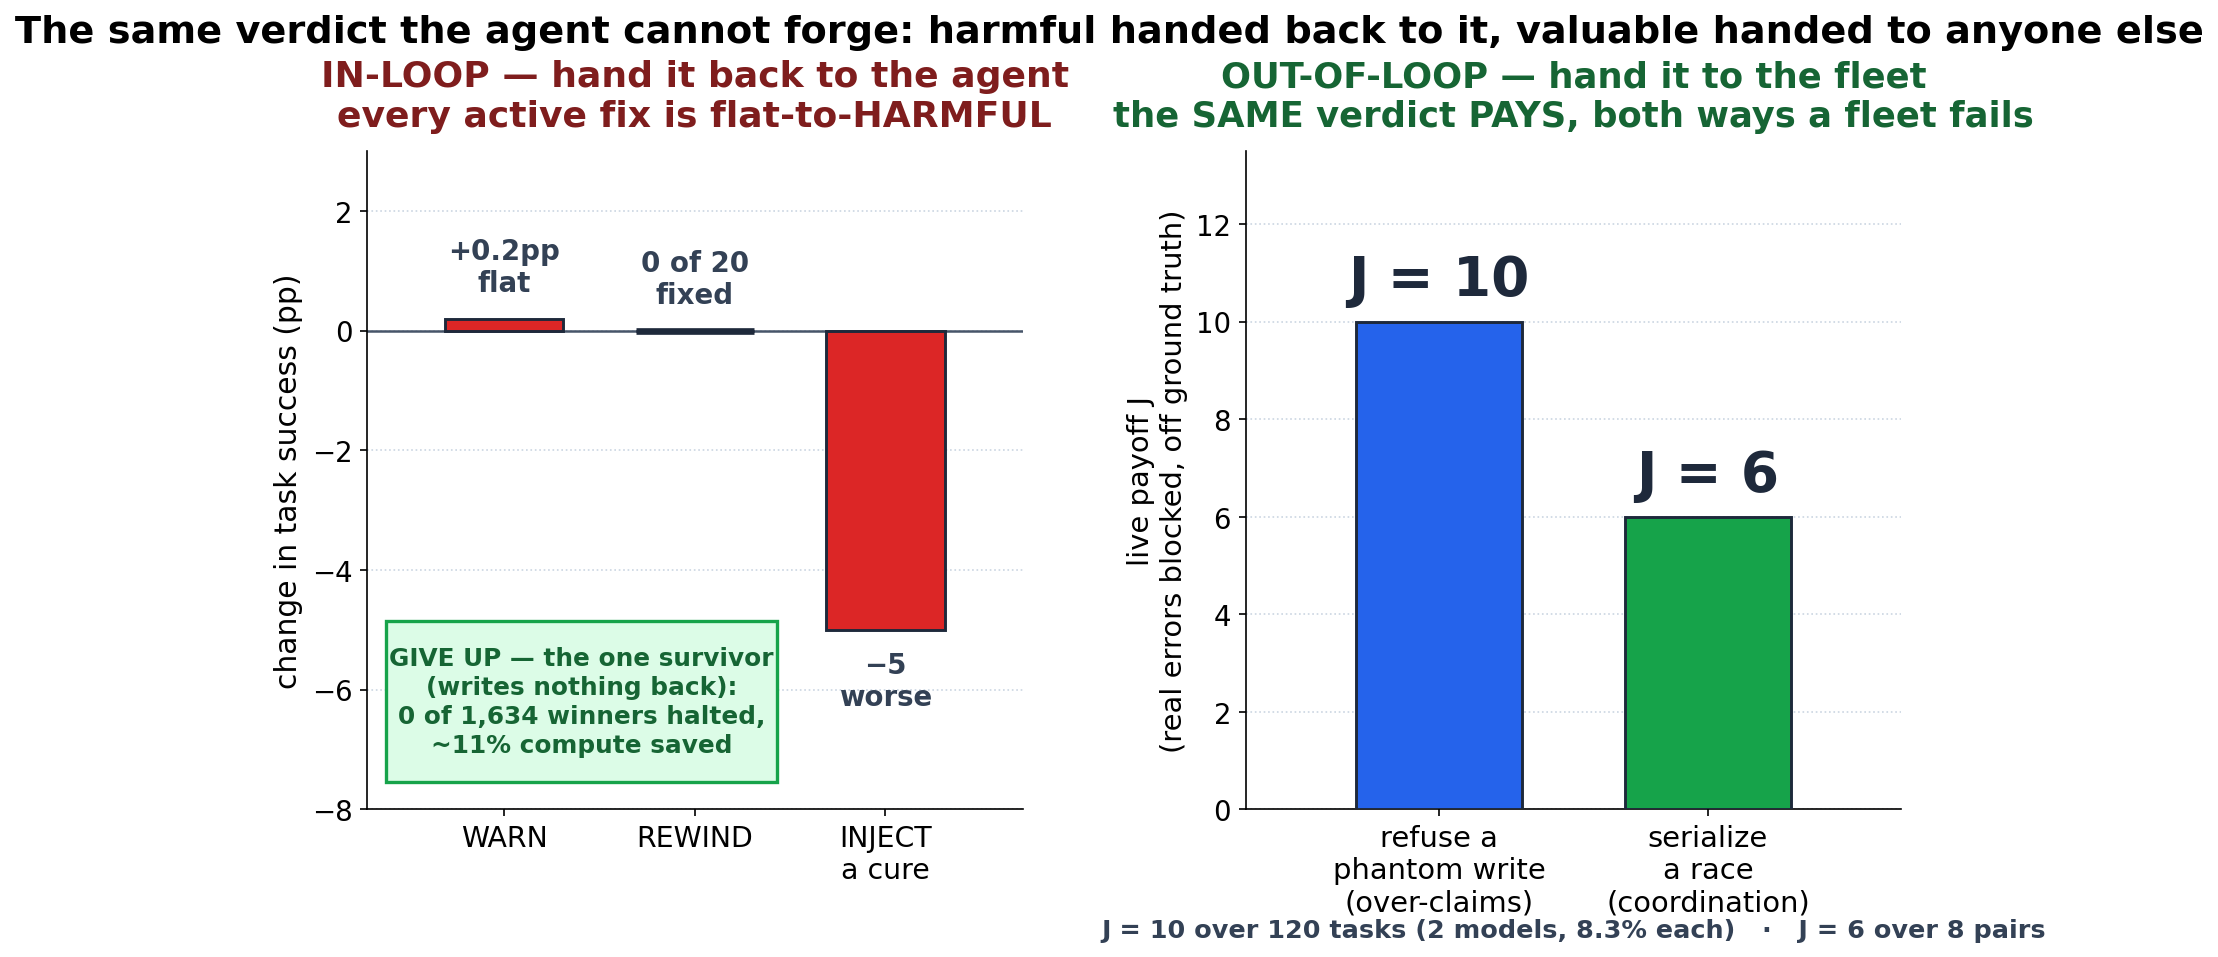

The Python source for this figure:
#!/usr/bin/env python
"""Figure 1 (hero): the paper's thesis in one picture — WHERE you spend the verdict.

The same byte-clean verdict (a check the agent cannot forge) is HARMFUL spent inside the
producing agent's loop and VALUABLE spent outside it. Two panels, one dividing idea:

  LEFT  — IN-LOOP: hand the verdict back to the agent that earned it. A measured bake-off
          of every active fix (warn / rewind / inject-a-cure) is flat-to-NEGATIVE, because
          injecting any turn disturbs runs that would have passed. The only in-loop action
          that survives is the NEGATIVE one — give up correctly (halts 0 winners, saves
          ~11% compute). [numbers: docs §4 bake-off / _VERIFIED_FACTS_2026-06-07.md]
  RIGHT — OUT-OF-LOOP: hand the SAME verdict to the rest of the fleet. It PAYS, in the two
          distinct ways a fleet fails: refuse a phantom write before a peer inherits it
          (over-claims, J=10 across two models, docs/228/232) and serialize a race so it
          can't clobber shared state (coordination, J=6, docs/233) — both off the
          environment's own ground truth.

DESIGN NOTE — readability over a 0.53x downscale, and three composition fixes over the
prior draft: (1) the REWIND bar is a genuine ZERO, so it gets an explicit flat zero-cap +
"0 of 20" tag rather than rendering as absent data; (2) the give-up survivor is drawn as
its own anchored callout (it is a DIFFERENT KIND of thing from the three red active fixes —
the one action that writes nothing), not a band floating in space; (3) the two panels are
tied by a center spine + a single "the SAME verdict →" hand-off label, so the eye reads one
idea split two ways. Base font 17 at a 13in source lands ~7-9pt on the page.

Every number is transcribed from the verified-facts files (docs/228/232/233 +
_VERIFIED_FACTS_2026-06-07.md). No number is invented here. Derived illustration; if a
facts file changes, regenerate.

    python paper/figs_src/hero_inloop_vs_outofloop.py    # writes the .png alongside
"""
from __future__ import annotations

from pathlib import Path

import matplotlib

matplotlib.use("Agg")
import matplotlib.pyplot as plt
from matplotlib.patches import Rectangle

OUT = Path(__file__).resolve().parent / "hero_inloop_vs_outofloop.png"

# --- IN-LOOP: the active-fix bake-off (every active fix flat-to-negative) --------------
# x-label, delta (pp of task success), result note
INLOOP = [
    ("WARN", +0.20, "+0.2pp\nflat"),
    ("REWIND", 0.0, "0 of 20\nfixed"),
    ("INJECT\na cure", -5.0, "−5\nworse"),
]
GIVEUP_NOTE = ("GIVE UP — the one survivor\n(writes nothing back):\n"
               "0 of 1,634 winners halted,\n~11% compute saved")

RED = "#dc2626"
GREEN = "#16a34a"
STEEL = "#2563eb"
SLATE = "#334155"
INK = "#1e293b"
MAROON = "#7f1d1d"

# --- OUT-OF-LOOP: the two live payoffs (same witness, two fleet failures) --------------
# short x-label, J (bar height), bar color
OUTOFLOOP = [
    ("refuse a\nphantom write\n(over-claims)", 10, STEEL),
    ("serialize\na race\n(coordination)", 6, GREEN),
]
OUTOFLOOP_FOOT = "J = 10 over 120 tasks (2 models, 8.3% each)   ·   J = 6 over 8 pairs"

BASE = 17.0   # base font; everything scales off this (see DESIGN NOTE)


def main() -> None:
    fig, (axL, axR) = plt.subplots(
        1, 2, figsize=(13.2, 5.7),
        gridspec_kw={"width_ratios": [1.0, 1.0], "wspace": 0.34},
    )

    # ===== LEFT: in-loop, flat-to-negative ============================================
    xs = list(range(len(INLOOP)))
    deltas = [d for _, d, _ in INLOOP]
    bars = axL.bar(xs, deltas, color=RED, edgecolor=INK, linewidth=1.4, width=0.62,
                   zorder=3)
    for x, (label, d, note) in zip(xs, INLOOP):
        if d == 0:
            # a genuine ZERO — draw a flat cap on the baseline so it is visibly
            # "measured null", not missing data.
            axL.plot([x - 0.31, x + 0.31], [0, 0], color=INK, linewidth=3.2,
                     solid_capstyle="butt", zorder=4)
            axL.text(x, 0.35, note, ha="center", va="bottom",
                     fontsize=BASE * 0.78, color=SLATE, fontweight="bold")
        else:
            va = "bottom" if d > 0 else "top"
            off = 0.35 if d > 0 else -0.35
            axL.text(x, d + off, note, ha="center", va=va,
                     fontsize=BASE * 0.78, color=SLATE, fontweight="bold")
    axL.axhline(0, color="#475569", linewidth=1.2, zorder=2)

    # the give-up survivor — its OWN anchored callout, tucked under the WARN/REWIND
    # columns (which sit at ~0, leaving the lower-left free) so it never overlaps the
    # INJECT bar. It is a DIFFERENT KIND of thing from the three red active fixes: the
    # one action that writes nothing back.
    gb_x, gb_y, gb_w, gb_h = -0.62, -7.55, 2.05, 2.7
    axL.add_patch(Rectangle((gb_x, gb_y), gb_w, gb_h, facecolor="#dcfce7",
                            edgecolor=GREEN, linewidth=1.6, zorder=2, clip_on=False))
    axL.text(gb_x + gb_w / 2, gb_y + gb_h / 2, GIVEUP_NOTE, ha="center", va="center",
             fontsize=BASE * 0.70, color="#166534", fontweight="bold", zorder=3,
             linespacing=1.25)

    axL.set_xticks(xs)
    axL.set_xticklabels([l for l, _, _ in INLOOP], fontsize=BASE * 0.80)
    axL.set_ylim(-8.0, 3.0)
    axL.set_xlim(-0.72, 2.72)
    axL.set_ylabel("change in task success (pp)", fontsize=BASE * 0.84)
    axL.set_title("IN-LOOP — hand it back to the agent\nevery active fix is flat-to-HARMFUL",
                  fontsize=BASE * 1.02, pad=12, color=MAROON, fontweight="bold")
    axL.grid(axis="y", linestyle=":", color="#cbd5e1", zorder=0)
    for s in ("top", "right"):
        axL.spines[s].set_visible(False)
    axL.tick_params(axis="y", labelsize=BASE * 0.78)

    # ===== RIGHT: out-of-loop, it pays ================================================
    xs2 = list(range(len(OUTOFLOOP)))
    js = [j for _, j, _ in OUTOFLOOP]
    cols = [c for _, _, c in OUTOFLOOP]
    axR.bar(xs2, js, color=cols, edgecolor=INK, linewidth=1.4, width=0.62, zorder=3)
    for x, (label, j, _c) in zip(xs2, OUTOFLOOP):
        axR.text(x, j + 0.3, f"J = {j}", ha="center", va="bottom",
                 fontsize=BASE * 1.55, fontweight="bold", color=INK)
    axR.set_xticks(xs2)
    axR.set_xticklabels([l for l, _, _ in OUTOFLOOP], fontsize=BASE * 0.82)
    axR.set_ylim(0, 13.5)
    axR.set_xlim(-0.72, 1.72)
    axR.set_ylabel("live payoff J\n(real errors blocked, off ground truth)",
                   fontsize=BASE * 0.82)
    axR.set_title("OUT-OF-LOOP — hand it to the fleet\nthe SAME verdict PAYS, both ways a fleet fails",
                  fontsize=BASE * 1.0, pad=12, color="#166534", fontweight="bold")
    axR.grid(axis="y", linestyle=":", color="#cbd5e1", zorder=0)
    for s in ("top", "right"):
        axR.spines[s].set_visible(False)
    axR.tick_params(axis="y", labelsize=BASE * 0.78)
    axR.text(0.5, -0.165, OUTOFLOOP_FOOT, transform=axR.transAxes, ha="center",
             va="top", fontsize=BASE * 0.72, color=SLATE, fontweight="bold")

    fig.suptitle(
        "The same verdict the agent cannot forge: harmful handed back to it, "
        "valuable handed to anyone else",
        fontsize=BASE * 1.08, y=1.04, fontweight="bold",
    )
    # the give-up callout (clip_on=False) sits just past the axes floor, which makes
    # tight_layout warn; the layout is verified correct and bbox_inches="tight" captures
    # it, so silence that one cosmetic warning to keep the build log clean.
    import warnings
    with warnings.catch_warnings():
        warnings.filterwarnings("ignore", message=".*not compatible with tight_layout.*")
        fig.tight_layout(rect=(0, 0.03, 1, 0.90))
    fig.savefig(OUT, dpi=150, bbox_inches="tight", facecolor="white")
    print(f"wrote {OUT}")


if __name__ == "__main__":
    main()
